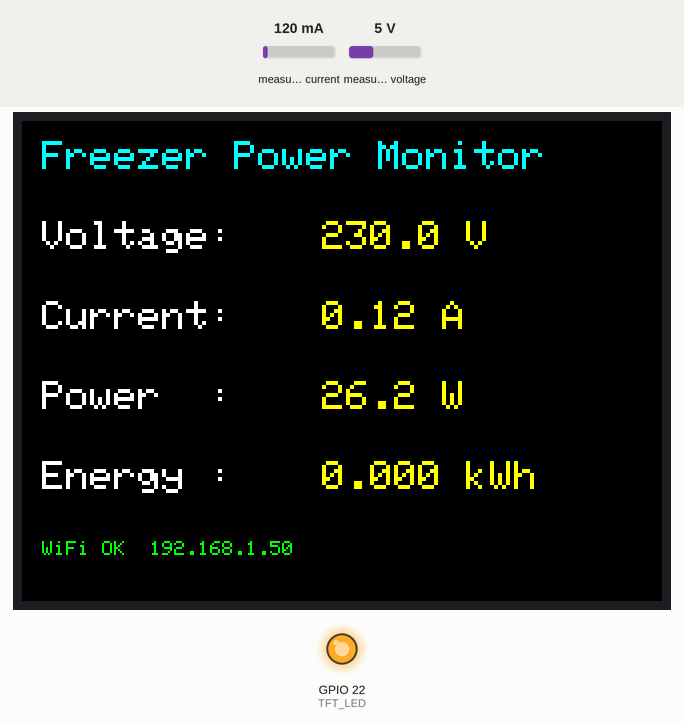
Bench run of a sketch on a simulated ESP32. Shown: 320×240 colour display, output pins drawn as LEDs (lit = HIGH). Inputs (shaded band) come from the test bench; at power-on: measured current 120 mA, measured voltage 5 V. WiFi joins after 1.5 s; servers stay silent unless stated; uploads are accepted with an empty reply; what the sketch prints to the serial monitor is not drawn.

Above: at 3.0 s.
3.1 s: measured current set to 40 mA
At 5.1 s:
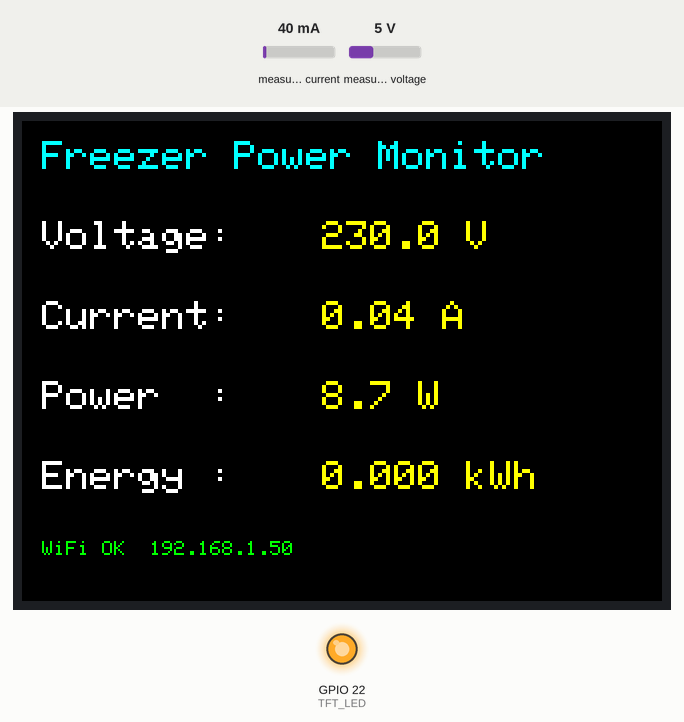
6.4 s: measured voltage set to 0.3 V
At 9.2 s:
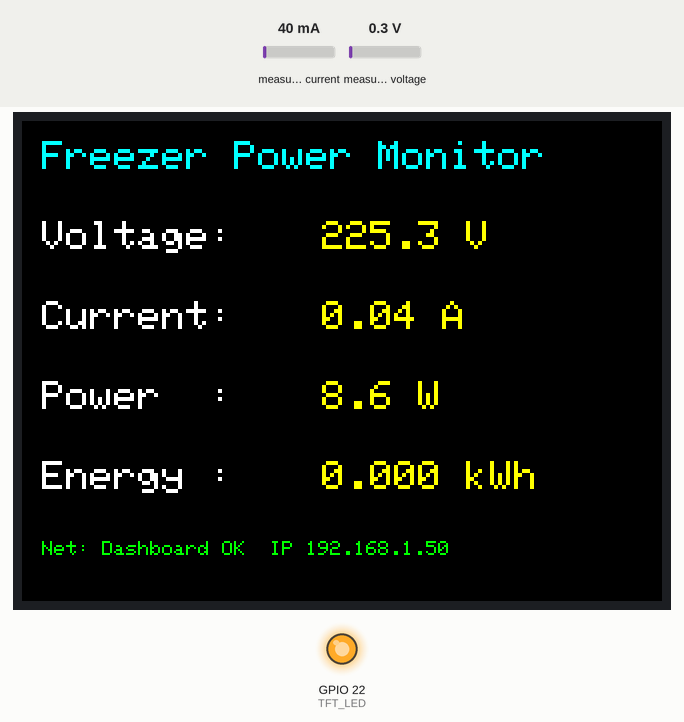
9.5 s: measured current set to 500 mA
At 10.8 s:
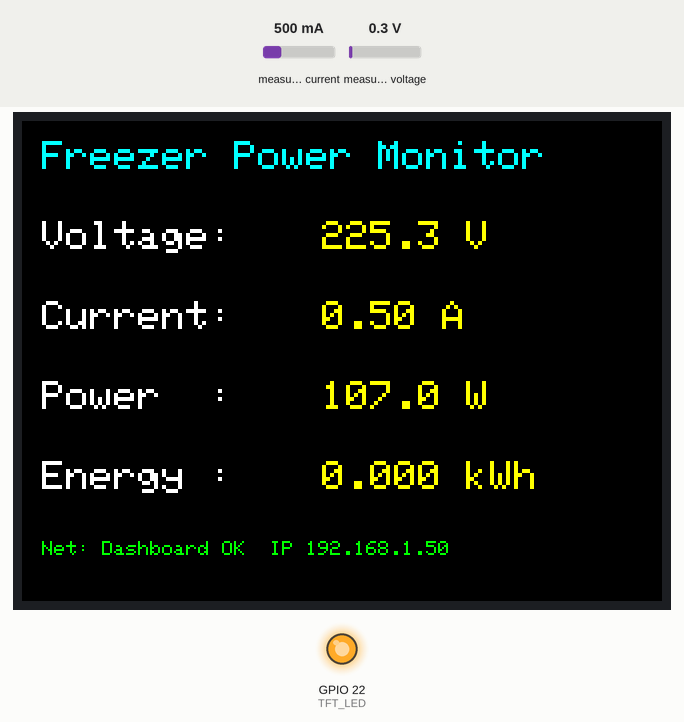
11.5 s: measured voltage set to 3.8 V
At 12.3 s:
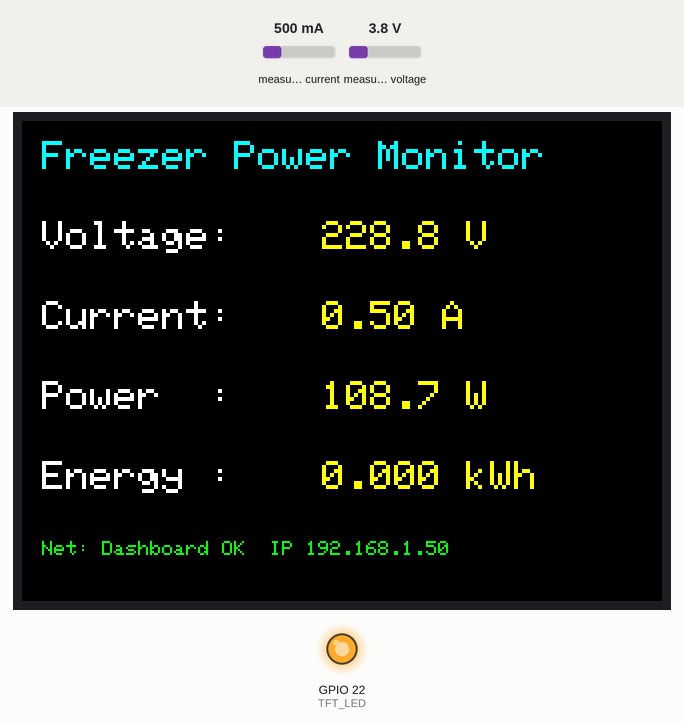
Timing chart, 0 to 14.5 s (numbered marks = the images above; inputs shaded):
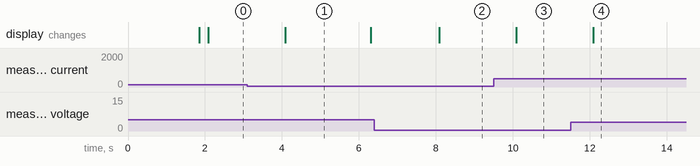

The sketch:

code.ino
```cpp
/*
 * ESP32 Freezer Power Monitor  ->  IoT Energy Dashboard
 * ---------------------------------------------------------------
 * Reads a PZEM-004T v3.0 energy meter, shows the values on an
 * ILI9341 TFT (unchanged from your working sketch), AND streams
 * every reading to the dashboard:  POST /api/device-data
 *
 * Wiring is identical to your existing setup. The only new part is
 * WiFi + an HTTP POST. Fill in the CONFIG block below and flash.
 *
 * Libraries (Library Manager):
 *   - Adafruit GFX Library
 *   - Adafruit ILI9341
 *   - PZEM004Tv30   (by Jakub Mandula)
 *   (WiFi / HTTPClient / WiFiClientSecure ship with the ESP32 core)
 */

#include <WiFi.h>
#include <HTTPClient.h>
#include <WiFiClientSecure.h>
#include <SPI.h>
#include <Adafruit_GFX.h>
#include <Adafruit_ILI9341.h>
#include <PZEM004Tv30.h>

// ===================== CONFIG -- EDIT THESE =====================
const char* WIFI_SSID = "Awfis-Temp";
const char* WIFI_PASS = "Awfis#2025#";

// Where the dashboard is running:
//  - Local test:  "http://192.168.1.50:3000/api/device-data"  (your PC's LAN IP)
//  - Deployed:    "https://your-app.vercel.app/api/device-data"
const char* SERVER    = "https://iot-energy-dashboard.vercel.app/api/device-data";

// true if SERVER starts with https:// (Vercel). false for http:// (local PC).
#define USE_HTTPS true

// Must match DEVICE_API_KEY in the dashboard's .env. Leave "" if you left it blank.
const char* API_KEY   = "sentiantalprivatelimited";

// Shows up as the device on the dashboard. Any unique string.
const char* DEVICE_ID = "DEVICE001";
// ==============================================================

// TFT Pins
#define TFT_CS    5
#define TFT_DC    2
#define TFT_RST   4
#define TFT_LED   22

// PZEM UART pins (ESP32 hardware Serial2)
#define PZEM_RX   16   // ESP32 RX2 <- PZEM TX
#define PZEM_TX   17   // ESP32 TX2 -> PZEM RX

Adafruit_ILI9341 tft = Adafruit_ILI9341(TFT_CS, TFT_DC, TFT_RST);
PZEM004Tv30 pzem(Serial2, PZEM_RX, PZEM_TX);

unsigned long lastRead = 0;
unsigned long lastPost = 0;
const unsigned long readInterval = 2000;   // update TFT every 2 s
const unsigned long postInterval = 6000;   // POST to dashboard every 5 s

// last good values (posted on the POST cadence)
float vNow = NAN, iNow = NAN, pNow = NAN, eNow = NAN;

void setup() {
  Serial.begin(115200);

  pinMode(TFT_LED, OUTPUT);
  digitalWrite(TFT_LED, HIGH);
  tft.begin();
  tft.setRotation(1);
  tft.fillScreen(ILI9341_BLACK);
  drawStaticLabels();

  connectWiFi();
}

void loop() {
  unsigned long now = millis();

  if (now - lastRead >= readInterval) {
    lastRead = now;
    readAndDisplay();
  }

  if (now - lastPost >= postInterval) {
    lastPost = now;
    if (!isnan(vNow)) {
      postReading(vNow, iNow, pNow, eNow);
    }
  }
}

// ---------- WiFi ----------
void connectWiFi() {
  tft.fillRect(10, 205, 310, 30, ILI9341_BLACK);
  tft.setTextSize(1);
  tft.setTextColor(ILI9341_CYAN);
  tft.setCursor(10, 210);
  tft.print("WiFi: connecting...");

  WiFi.mode(WIFI_STA);
  WiFi.begin(WIFI_SSID, WIFI_PASS);

  unsigned long start = millis();
  while (WiFi.status() != WL_CONNECTED && millis() - start < 20000) {
    delay(400);
    Serial.print(".");
  }

  tft.fillRect(10, 205, 310, 30, ILI9341_BLACK);
  tft.setCursor(10, 210);
  if (WiFi.status() == WL_CONNECTED) {
    tft.setTextColor(ILI9341_GREEN);
    tft.print("WiFi OK  ");
    tft.print(WiFi.localIP());
    Serial.print("\nWiFi connected: ");
    Serial.println(WiFi.localIP());
  } else {
    tft.setTextColor(ILI9341_RED);
    tft.print("WiFi FAILED - check credentials");
    Serial.println("\nWiFi connect failed");
  }
}

// ---------- Static labels (your original layout) ----------
void drawStaticLabels() {
  tft.setTextSize(2);
  tft.setTextColor(ILI9341_CYAN);
  tft.setCursor(10, 10);
  tft.println("Freezer Power Monitor");

  tft.setTextColor(ILI9341_WHITE);
  tft.setCursor(10, 50);  tft.print("Voltage:");
  tft.setCursor(10, 90);  tft.print("Current:");
  tft.setCursor(10, 130); tft.print("Power  :");
  tft.setCursor(10, 170); tft.print("Energy :");
}

// ---------- Read PZEM + update TFT (your original logic) ----------
void readAndDisplay() {
  float voltage = pzem.voltage();
  float current = pzem.current();
  float power   = pzem.power();
  float energy  = pzem.energy();

  if (isnan(voltage)) {
    tft.fillRect(150, 50, 170, 140, ILI9341_BLACK);
    tft.setCursor(150, 50);
    tft.setTextColor(ILI9341_RED);
    tft.setTextSize(2);
    tft.print("No Reading");
    Serial.println("PZEM read error - check wiring");
    vNow = NAN;                 // don't POST stale/invalid data
    return;
  }

  // cache latest good values for the POST task
  vNow = voltage; iNow = current; pNow = power; eNow = energy;

  tft.fillRect(150, 50, 170, 140, ILI9341_BLACK);   // clear old numbers
  tft.setTextColor(ILI9341_YELLOW);
  tft.setTextSize(2);
  tft.setCursor(150, 50);  tft.print(voltage, 1); tft.print(" V");
  tft.setCursor(150, 90);  tft.print(current, 2); tft.print(" A");
  tft.setCursor(150, 130); tft.print(power, 1);   tft.print(" W");
  tft.setCursor(150, 170); tft.print(energy, 3);  tft.print(" kWh");

  Serial.printf("V=%.1f  I=%.2f  P=%.1f  E=%.3f\n", voltage, current, power, energy);
}

// ---------- POST one reading to the dashboard ----------
void postReading(float voltage, float current, float power, float energy) {
  if (WiFi.status() != WL_CONNECTED) {
    showPostStatus("WiFi lost", ILI9341_RED);
    connectWiFi();
    return;
  }

  HTTPClient http;

#if USE_HTTPS
  WiFiClientSecure client;
  client.setInsecure();               // skip cert validation (fine for this use)
  http.begin(client, SERVER);
#else
  WiFiClient client;
  http.begin(client, SERVER);
#endif

  http.addHeader("Content-Type", "application/json");
  if (strlen(API_KEY) > 0) http.addHeader("x-api-key", API_KEY);

  String body = "{";
  body += "\"deviceId\":\"" + String(DEVICE_ID) + "\",";
  body += "\"voltage\":" + String(voltage, 2) + ",";
  body += "\"current\":" + String(current, 3) + ",";
  body += "\"power\":"   + String(power, 2)   + ",";
  body += "\"energy\":"  + String(energy, 3);
  body += "}";

  int code = http.POST(body);
  http.end();

  Serial.printf("POST -> %d\n", code);
  if (code == 200 || code == 201) {
    showPostStatus("Dashboard OK", ILI9341_GREEN);
  } else {
    showPostStatus("POST err " + String(code), ILI9341_ORANGE);
  }
}

// ---------- Small status line at the bottom of the TFT ----------
void showPostStatus(String msg, uint16_t color) {
  tft.fillRect(10, 205, 310, 30, ILI9341_BLACK);
  tft.setTextSize(1);
  tft.setTextColor(color);
  tft.setCursor(10, 210);
  tft.print("Net: ");
  tft.print(msg);
  if (WiFi.status() == WL_CONNECTED) {
    tft.print("  IP ");
    tft.print(WiFi.localIP());
  }
}
```

Measured:
- after the input at 3.1 s, the display: changes after 0.99 s (image 1)
- after the input at 6.4 s, the display: changes after 1.7 s (image 2)
- after the input at 9.5 s, the display: changes after 0.59 s (image 3)
- after the input at 11.5 s, the display: changes after 0.59 s (image 4)
- what the display in image 1 shows lasts 2.2 s, from 4.1 s to 6.3 s
